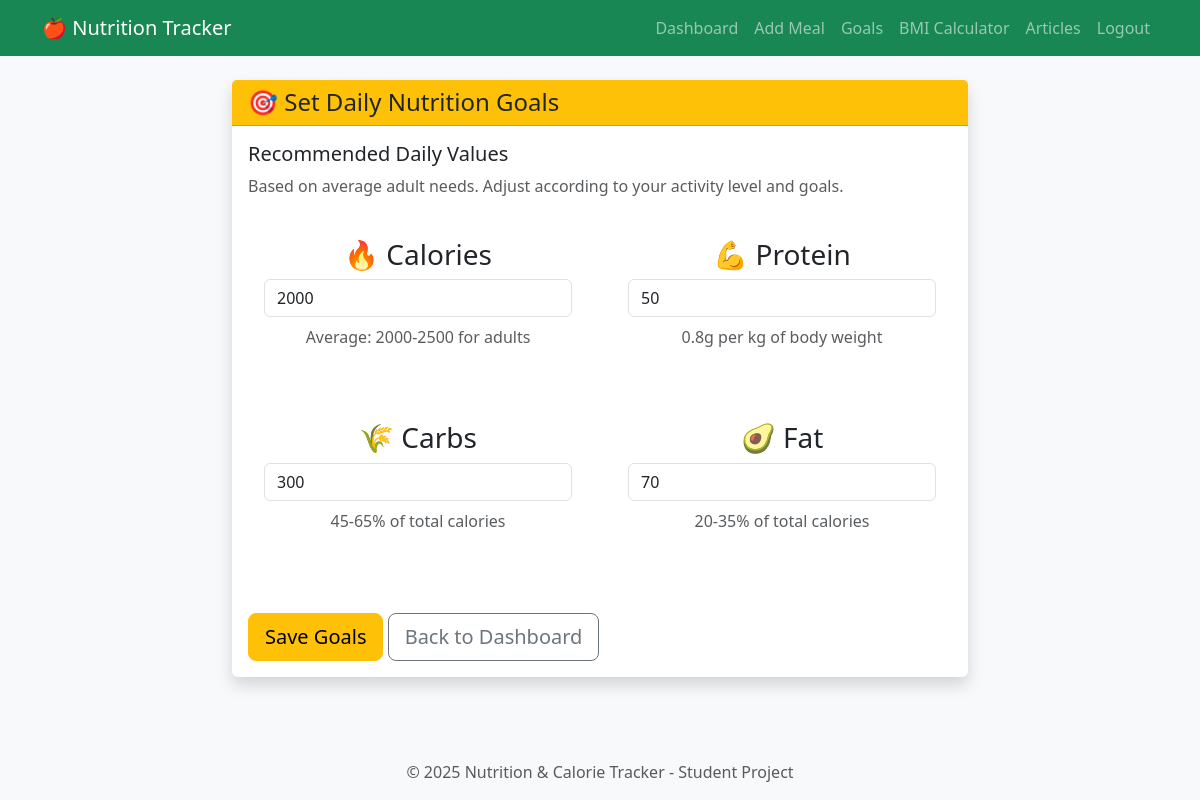
/goals/ (signed in), run on the app's committed database.
### tracker/models.py (models this page shows, shortened)
class UserProfile(models.Model):
    user = models.OneToOneField(User, on_delete=models.CASCADE)
    daily_calorie_goal = models.IntegerField(default=2000, validators=[MinValueValidator(0)])
    daily_protein_goal = models.IntegerField(default=50, validators=[MinValueValidator(0)])
    daily_carbs_goal = models.IntegerField(default=300, validators=[MinValueValidator(0)])
    daily_fat_goal = models.IntegerField(default=70, validators=[MinValueValidator(0)])
    height = models.FloatField(null=True, blank=True, help_text="Height in cm")
    weight = models.FloatField(null=True, blank=True, help_text="Weight in kg")
    created_at = models.DateTimeField(auto_now_add=True)
    updated_at = models.DateTimeField(auto_now=True)

### tracker/views.py (the view)
# urls.py: path('goals/', views.goals, name='goals'),
@login_required
def goals(request):
    profile, created = UserProfile.objects.get_or_create(user=request.user)
    if request.method == 'POST':
        form = GoalsForm(request.POST, instance=profile)
        if form.is_valid():
            form.save()
            messages.success(request, 'Goals updated successfully!')
            return redirect('dashboard')
    else:
        form = GoalsForm(instance=profile)
    return render(request, 'tracker/goals.html', {'form': form})

### tracker/forms.py
class GoalsForm(forms.ModelForm):
    class Meta:
        model = UserProfile
        fields = ['daily_calorie_goal', 'daily_protein_goal', 'daily_carbs_goal', 'daily_fat_goal']
        widgets = {
            'daily_calorie_goal': forms.NumberInput(attrs={'class': 'form-control'}),
            'daily_protein_goal': forms.NumberInput(attrs={'class': 'form-control'}),
            'daily_carbs_goal': forms.NumberInput(attrs={'class': 'form-control'}),
            'daily_fat_goal': forms.NumberInput(attrs={'class': 'form-control'}),
        }

### tracker/templates/tracker/goals.html (shortened to what this page needs)
{% extends 'base.html' %}
{% block content %}
<div class="row justify-content-center">
    <div class="col-md-8">
        <div class="card shadow">
            <div class="card-header bg-warning text-dark">
                <h4 class="mb-0">🎯 Set Daily Nutrition Goals</h4>
            </div>
            <div class="card-body">
                <form method="post">
                    <div class="mb-4">
                        <h5>Recommended Daily Values</h5>
                        <p class="text-muted">
                            Based on average adult needs. Adjust according to your activity level and goals.
                        </p>
                    </div>
                    <div class="row">
                        <div class="col-md-6 mb-4">
                            <div class="card">
                                <div class="card-body text-center">
                                    <h3>🔥 Calories</h3>
                                    {{ form.daily_calorie_goal }}
                                    <p class="text-muted mt-2">
                                        Average: 2000-2500 for adults
                                    </p>
                                </div>
                            </div>
                        </div>
                        <div class="col-md-6 mb-4">
                            <div class="card">
                                <div class="card-body text-center">
                                    <h3>💪 Protein</h3>
                                    {{ form.daily_protein_goal }}
                                    <p class="text-muted mt-2">
                                        0.8g per kg of body weight
                                    </p>
                                </div>
                            </div>
                        </div>
                        <div class="col-md-6 mb-4">
                            <div class="card">
                                <div class="card-body text-center">
                                    <h3>🌾 Carbs</h3>
                                    {{ form.daily_carbs_goal }}
                                    <p class="text-muted mt-2">
                                        45-65% of total calories
                                    </p>
                                </div>
                            </div>
                        </div>
                        <div class="col-md-6 mb-4">
                            <div class="card">
                                <div class="card-body text-center">
                                    <h3>🥑 Fat</h3>
                                    {{ form.daily_fat_goal }}
                                    <p class="text-muted mt-2">
                                        20-35% of total calories
                                    </p>
                                </div>
                            </div>
                        </div>
                    </div>
                    <div class="mt-4">
                        <button type="submit" class="btn btn-warning btn-lg">
                            Save Goals
                        </button>
                        <a href="{% url 'dashboard' %}" class="btn btn-outline-secondary btn-lg">
                            Back to Dashboard
                        </a>
                    </div>
                </form>
            </div>
        </div>
    </div>
</div>
{% endblock %}

### static/css/style.css (style rules this page uses)
body { background-color: #f8f9fa; min-height: 100vh; display: flex; flex-direction: column; }
.card { transition: transform 0.2s ease-in-out, box-shadow 0.2s ease-in-out; border: none; }

### data on the page
UserProfile: daily_calorie_goal "2000", daily_protein_goal "50", daily_carbs_goal "300", daily_fat_goal "70"
